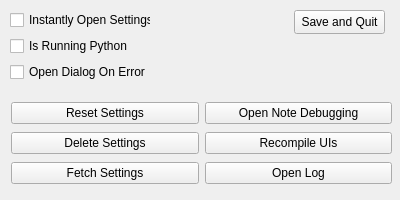
<?xml version="1.0" encoding="UTF-8"?>
<ui version="4.0">
 <class>DebugWindow</class>
 <widget class="QMainWindow" name="DebugWindow">
  <property name="geometry">
   <rect>
    <x>0</x>
    <y>0</y>
    <width>400</width>
    <height>200</height>
   </rect>
  </property>
  <property name="minimumSize">
   <size>
    <width>400</width>
    <height>200</height>
   </size>
  </property>
  <property name="maximumSize">
   <size>
    <width>400</width>
    <height>200</height>
   </size>
  </property>
  <property name="windowTitle">
   <string>Debug</string>
  </property>
  <widget class="QWidget" name="centralwidget">
   <widget class="QWidget" name="gridLayoutWidget">
    <property name="geometry">
     <rect>
      <x>11</x>
      <y>100</y>
      <width>381</width>
      <height>86</height>
     </rect>
    </property>
    <layout class="QGridLayout" name="gridLayout">
     <item row="0" column="2">
      <widget class="QPushButton" name="open_note_debugging_button">
       <property name="text">
        <string>Open Note Debugging</string>
       </property>
      </widget>
     </item>
     <item row="1" column="1">
      <widget class="QPushButton" name="delete_settings_button">
       <property name="text">
        <string>Delete Settings</string>
       </property>
      </widget>
     </item>
     <item row="1" column="2">
      <widget class="QPushButton" name="recompile_uis_button">
       <property name="text">
        <string>Recompile UIs</string>
       </property>
      </widget>
     </item>
     <item row="0" column="1">
      <widget class="QPushButton" name="reset_settings_button">
       <property name="text">
        <string>Reset Settings</string>
       </property>
      </widget>
     </item>
     <item row="2" column="2">
      <widget class="QPushButton" name="open_log_button">
       <property name="text">
        <string>Open Log</string>
       </property>
      </widget>
     </item>
     <item row="2" column="1">
      <widget class="QPushButton" name="fetch_settings_button">
       <property name="text">
        <string>Fetch Settings</string>
       </property>
      </widget>
     </item>
    </layout>
   </widget>
   <widget class="QCheckBox" name="instantly_open_settings_checkbox">
    <property name="geometry">
     <rect>
      <x>10</x>
      <y>10</y>
      <width>141</width>
      <height>20</height>
     </rect>
    </property>
    <property name="text">
     <string>Instantly Open Settings</string>
    </property>
   </widget>
   <widget class="QCheckBox" name="is_running_python_checkbox">
    <property name="geometry">
     <rect>
      <x>10</x>
      <y>36</y>
      <width>120</width>
      <height>20</height>
     </rect>
    </property>
    <property name="text">
     <string>Is Running Python</string>
    </property>
   </widget>
   <widget class="QCheckBox" name="open_dialog_on_error_checkbox">
    <property name="geometry">
     <rect>
      <x>10</x>
      <y>62</y>
      <width>136</width>
      <height>20</height>
     </rect>
    </property>
    <property name="text">
     <string>Open Dialog On Error</string>
    </property>
   </widget>
   <widget class="QPushButton" name="save_and_quit_button">
    <property name="geometry">
     <rect>
      <x>294</x>
      <y>10</y>
      <width>91</width>
      <height>24</height>
     </rect>
    </property>
    <property name="text">
     <string>Save and Quit</string>
    </property>
   </widget>
  </widget>
 </widget>
 <resources/>
 <connections/>
</ui>
